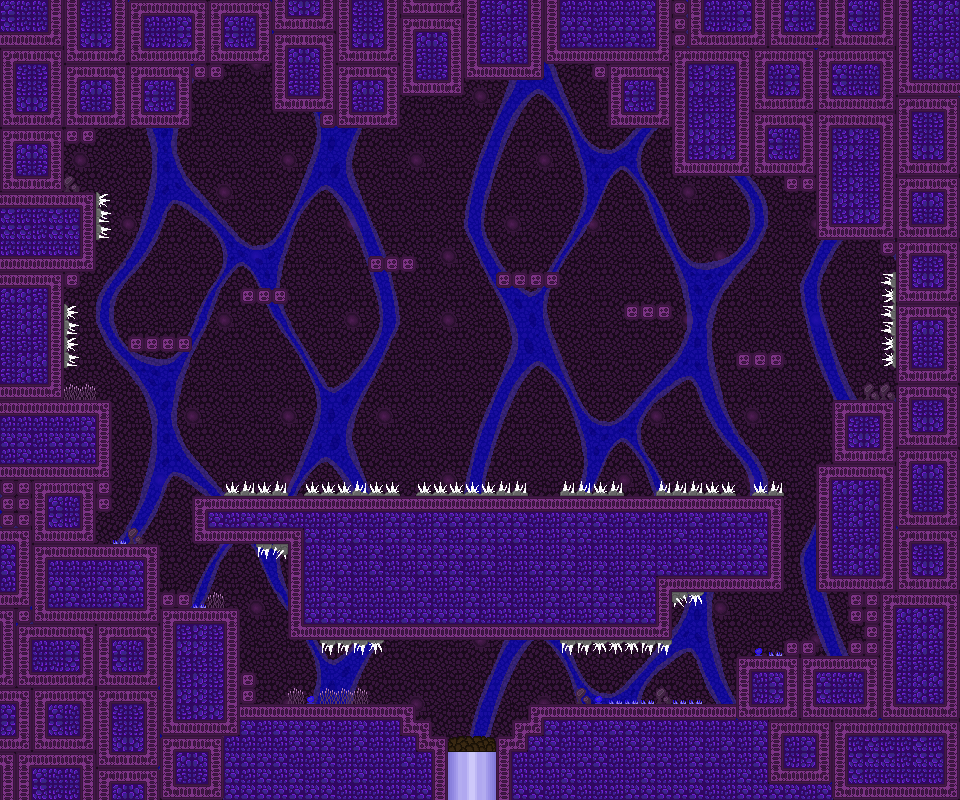

This is a level from a 2D game, rendered from its Tiled map with the project's own tilesets. A one-line summary and the map file follow, with tile-layer data summarised:
An orthogonal 60x50 tile map with 16x16 px tiles, 6 tile layers (parallax, parallax2, bg, bg2, ...), 2 tilesets and 9 objects (7x enemy, warp, door).

<map version="1.2" tiledversion="1.3.3" orientation="orthogonal" renderorder="right-down" width="60" height="50" tilewidth="16" tileheight="16" infinite="0" nextlayerid="10" nextobjectid="37">
 <properties>
  <property name="name" value="Alveoli VII" />
 </properties>
 <tileset firstgid="1" source="tiles.tsx" />
 <tileset firstgid="941" source="tiles_parallax.tsx" />
 <layer id="1" name="parallax" width="60" height="50" opacity="0.94">
  <data>[3000 cells, 3000 non-empty, 8 distinct tile ids]</data>
 </layer>
 <layer id="9" name="parallax2" width="60" height="50">
  <data>[3000 cells, 2550 non-empty, 323 distinct tile ids]</data>
 </layer>
 <layer id="3" name="bg" width="60" height="50">
  <data>[3000 cells, 0 non-empty, 0 distinct tile ids]</data>
 </layer>
 <layer id="7" name="bg2" width="60" height="50">
  <data>[3000 cells, 0 non-empty, 0 distinct tile ids]</data>
 </layer>
 <layer id="4" name="main" width="60" height="50">
  <data>[3000 cells, 1640 non-empty, 8 distinct tile ids]</data>
 </layer>
 <layer id="8" name="fg" width="60" height="50">
  <data>[3000 cells, 89 non-empty, 10 distinct tile ids]</data>
 </layer>
 <objectgroup id="6" name="object">
  <object id="18" name="acid" type="enemy" x="-3.25" y="519" width="967.917" height="5">
   <properties>
    <property name="color" value="blood" />
    <property name="damage" value="1.0" />
    <property name="movement" value="none" />
   </properties>
  </object>
  <object id="23" name="coronavirus_gamma" type="enemy" x="460.667" y="380.666" />
  <object id="27" name="coronavirus_alpha" type="enemy" x="508.666" y="234.667" />
  <object id="28" name="in_1" type="warp" x="465.833" y="719.25" width="10" height="11" />
  <object id="29" name="out_1" type="door" x="444.167" y="793.75" width="55.6667" height="14.3333">
   <properties>
    <property name="map" value="lungs_24" />
    <property name="to" value="in_2" />
   </properties>
  </object>
  <object id="30" name="coronavirus_zeta" type="enemy" x="748.001" y="301.333">
   <properties>
    <property name="movement" value="wavey" />
   </properties>
  </object>
  <object id="34" name="coronavirus_zeta" type="enemy" x="224.667" y="213.333">
   <properties>
    <property name="movement" value="wavey" />
   </properties>
  </object>
  <object id="35" name="acid" type="enemy" x="-3.25" y="519" width="967.917" height="5">
   <properties>
    <property name="color" value="blood" />
    <property name="damage" value="1.0" />
    <property name="movement" value="none" />
   </properties>
  </object>
  <object id="36" name="coronavirus_zeta" type="enemy" x="492" y="196.667">
   <properties>
    <property name="movement" value="wavey" />
   </properties>
  </object>
 </objectgroup>
</map>
